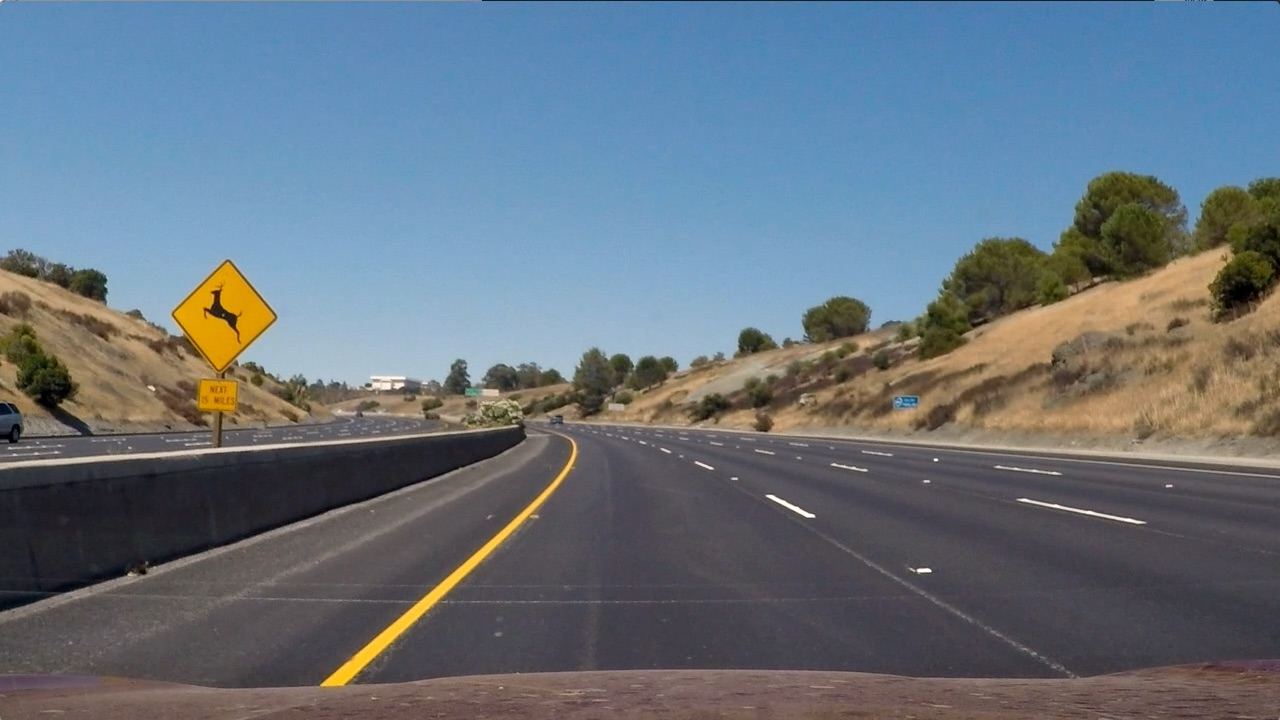
#> input picture lesson6/test2.jpg, 1280 x 720 px
$ python combine.py   (older library calls are emulated)
#> lines starting #> are read from the running program, lines starting #| are printed output that depends on the picture; after the words box and inside, x2 and y2 are one past the last pixel; in counts of white or black regions, pixels touching at a corner belong together
import numpy as np
import cv2
import matplotlib.pyplot as plt
import matplotlib.image as mpimg

# Read in an image
#image = mpimg.imread('signs_vehicles_xygrad.png')
image = mpimg.imread('test2.jpg')
#> image is the input picture: shape (720, 1280, 3); mean R, G, B 102.8, 114.6, 125.5

def abs_sobel_thresh(img, orient='x', sobel_kernel=3, thresh=(0, 255)):
    # Calculate directional gradient
    gray = cv2.cvtColor(img, cv2.COLOR_RGB2GRAY)
    # Apply threshold
    if orient == 'x':
        abs_sobel = np.absolute(cv2.Sobel(gray, cv2.CV_64F, 1, 0, ksize=sobel_kernel))
    if orient == 'y':
        abs_sobel = np.absolute(cv2.Sobel(gray, cv2.CV_64F, 0, 1, ksize=sobel_kernel))
    # Rescale back to 8 bit integer
    scaled_sobel = np.uint8(255*abs_sobel/np.max(abs_sobel))

    binary_output = np.zeros_like(scaled_sobel)
    binary_output[(scaled_sobel >= thresh[0]) & (scaled_sobel <= thresh[1])] = 1

    return binary_output

def mag_thresh(image, sobel_kernel=3, mag_thresh=(0, 255)):
    # Calculate gradient magnitude
    # Apply threshold
    gray = cv2.cvtColor(image, cv2.COLOR_RGB2GRAY)
    # Take both Sobel x and y gradients
    sobelx = cv2.Sobel(gray, cv2.CV_64F, 1, 0, ksize=sobel_kernel)
    sobely = cv2.Sobel(gray, cv2.CV_64F, 0, 1, ksize=sobel_kernel)
    # Calculate the gradient magnitude
    gradmag = np.sqrt(sobelx**2 + sobely**2)
    # Rescale to 8 bit
    scale_factor = np.max(gradmag)/255
    gradmag = (gradmag/scale_factor).astype(np.uint8)
    # Create a binary image of ones where threshold is met, zeros otherwise
    binary_output = np.zeros_like(gradmag)
    binary_output[(gradmag >= mag_thresh[0]) & (gradmag <= mag_thresh[1])] = 1

    return binary_output

def dir_threshold(image, sobel_kernel=3, thresh=(0, np.pi/2)):
    # Calculate gradient direction
    # Apply threshold
    # 1) Convert to grayscale
    gray = cv2.cvtColor(image, cv2.COLOR_RGB2GRAY)
    # 2) Take the gradient in x and y separately
    sobelx = cv2.Sobel(gray, cv2.CV_64F, 1, 0, ksize=sobel_kernel)
    sobely = cv2.Sobel(gray, cv2.CV_64F, 0, 1, ksize=sobel_kernel)
    # 3) Take the absolute value of the x and y gradients
    abs_sobelx = np.absolute(sobelx)
    abs_sobely = np.absolute(sobely)
    # 4) Use np.arctan2(abs_sobely, abs_sobelx) to calculate the direction of the gradient
    grad_direction = np.arctan2(abs_sobely, abs_sobelx)
    # 5) Create a binary mask where direction thresholds are met
    binary_output = np.zeros_like(abs_sobelx)
    binary_output[(grad_direction >= thresh[0]) & (grad_direction <= thresh[1])] = 1
    # 6) Return this mask as your binary_output image
    return binary_output


# Choose a Sobel kernel size
ksize = 3 # Choose a larger odd number to smooth gradient measurements

# Apply each of the thresholding functions
gradx = abs_sobel_thresh(image, orient='x', sobel_kernel=ksize, thresh=(20, 100))
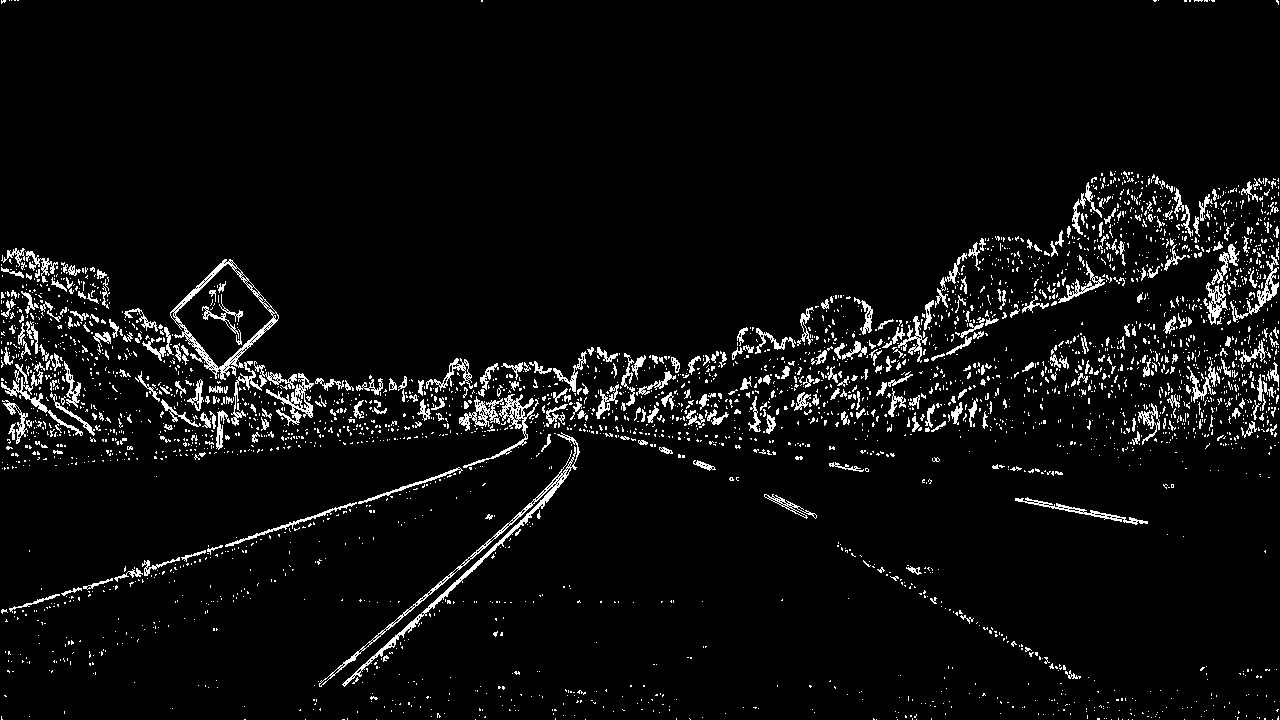
#> gradx: shape (720, 1280); values 0 (black) and 1 (white), 5% white in thin lines or dots
grady = abs_sobel_thresh(image, orient='y', sobel_kernel=ksize, thresh=(20, 100))
#> grady: shape (720, 1280); values 0 (black) and 1 (white), 7.4% white in thin lines or dots
mag_binary = mag_thresh(image, sobel_kernel=ksize, mag_thresh=(30, 100))
#> in mag_thresh, `sobely = cv2.Sobel(gray, cv2.CV_64F, 0, 1, ksize=sobel_kernel)`:
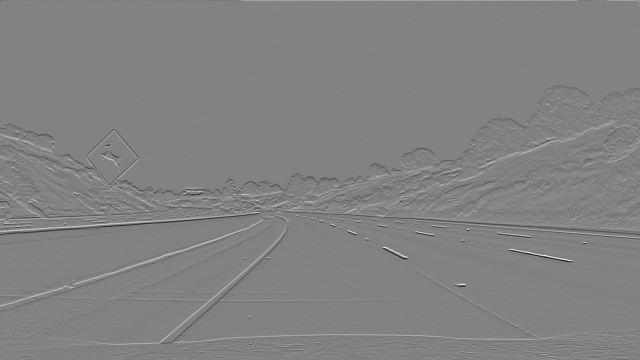
#> sobely: shape (720, 1280) float64 (shown at 1/2 size); min -767, max 735, mean -0.1; drawn with min black and max white
#> in mag_thresh, `scale_factor = np.max(gradmag)/255`: scale_factor = 3.01
#> mag_binary: shape (720, 1280); values 0 (black) and 1 (white), 5.7% white in thin lines or dots
dir_binary = dir_threshold(image, sobel_kernel=15, thresh=(0.7, 1.3))
#> in dir_threshold, `grad_direction = np.arctan2(abs_sobely, abs_sobelx)`:
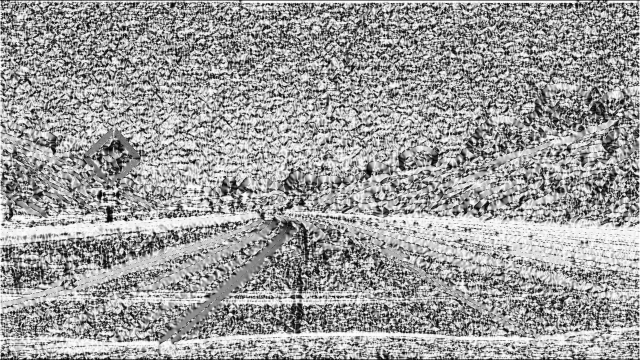
#> grad_direction: shape (720, 1280) float64 (shown at 1/2 size); min 0, max 1.57, mean 0.969; drawn with min black and max white
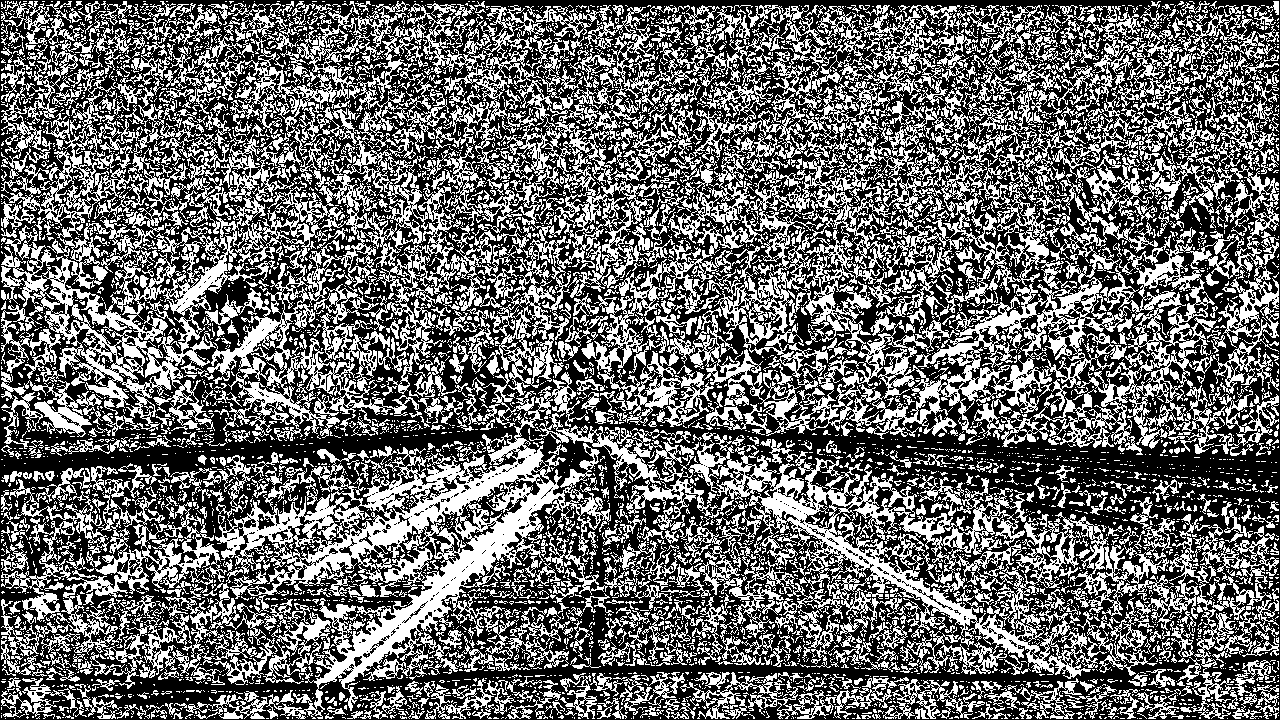
#> dir_binary: shape (720, 1280) float64; values 0 (black) and 1 (white), 41.4% white; 6777 white regions (5715 under 20 px), largest, box (x1, y1, x2, y2) and area: (594, 5, 1217, 455) 59735, (1, 69, 522, 441) 48971, (215, 372, 611, 719) 31469

combined = np.zeros_like(dir_binary)
combined[((gradx == 1) & (grady == 1)) | ((mag_binary == 1) & (dir_binary == 1))] = 1

#plot
f, (ax1, ax2) = plt.subplots(1, 2, figsize=(24, 9))
f.tight_layout()
ax1.imshow(image)
ax1.set_title('Original Image', fontsize=50)
#ax2.imshow(combined, cmap='gray')
ax2.imshow(combined, cmap='gray')
ax2.set_title('Thresholded Grad. Dir.', fontsize=50)
plt.subplots_adjust(left=0., right=1, top=0.9, bottom=0.)
plt.show()
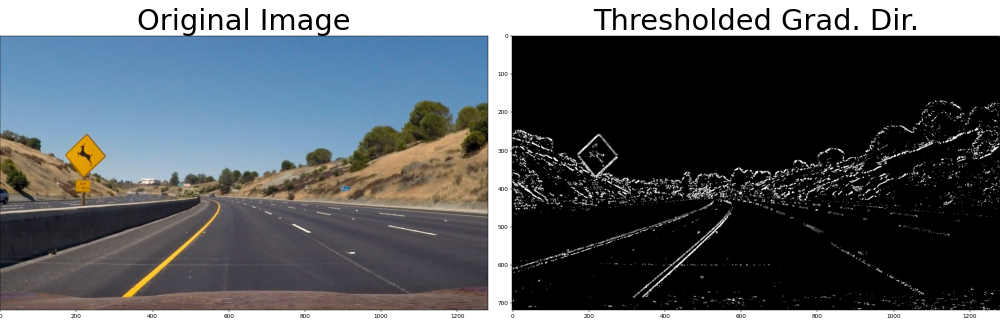
#> figure drawn by matplotlib, 2 panels

$ run again, with lesson6/signs_vehicles_xygrad.png saved as lesson6/test2.jpg
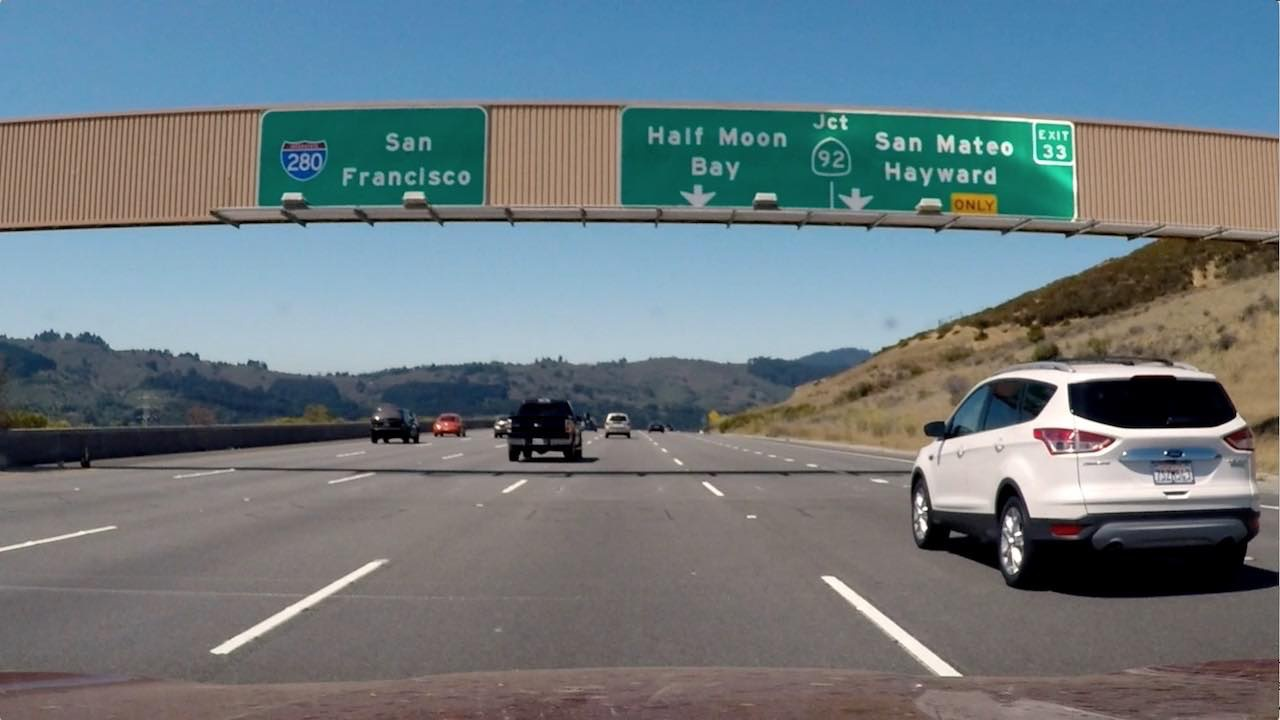
#> input picture lesson6/signs_vehicles_xygrad.png, 1280 x 720 px
#> image is the input picture: shape (720, 1280, 3); mean R, G, B 109.2, 121.6, 127.4
#> `gradx = abs_sobel_thresh(image, orient='x', sobel_kernel=ksize, thresh..`:
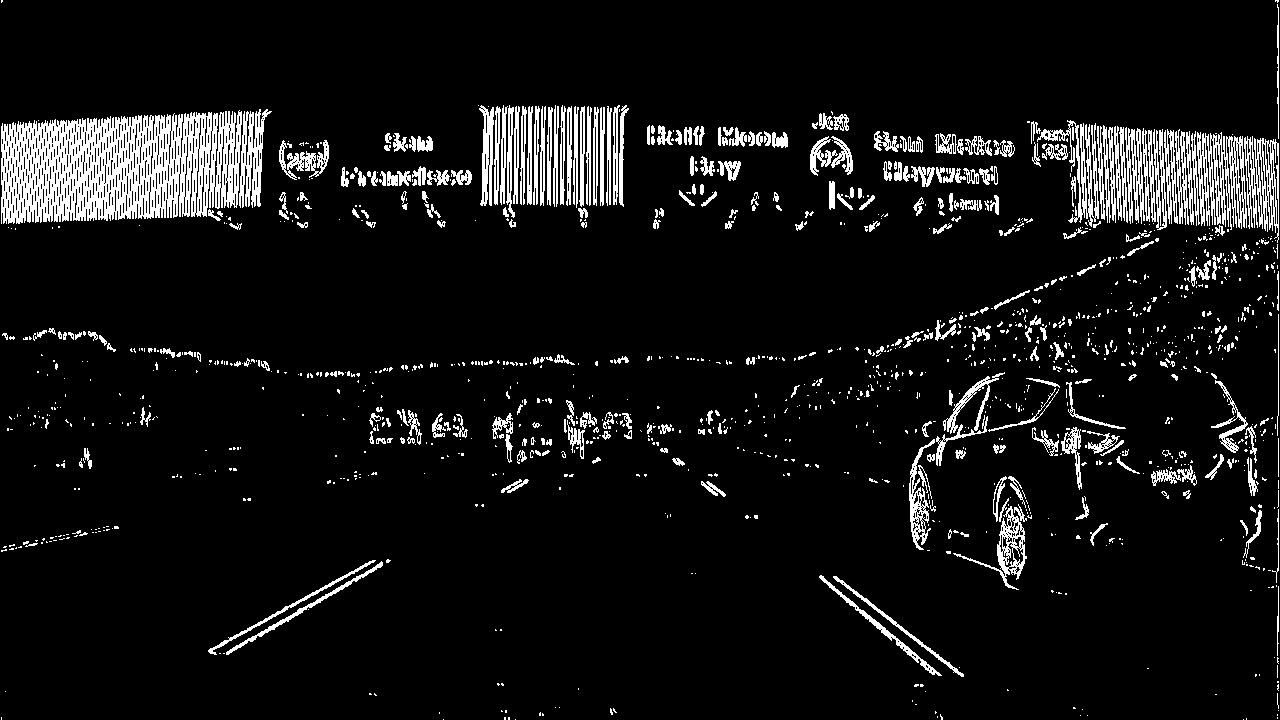
#> gradx: shape (720, 1280); values 0 (black) and 1 (white), 7.9% white; 1390 white regions (1054 under 20 px), largest, box (x1, y1, x2, y2) and area: (1, 110, 242, 224) 18699, (1197, 132, 1247, 230) 2652, (1244, 136, 1279, 243) 1818
#> grady: shape (720, 1280); values 0 (black) and 1 (white), 8.1% white; 1377 white regions (1040 under 20 px), largest, box (x1, y1, x2, y2) and area: (0, 103, 1280, 145) 6516, (0, 460, 930, 494) 6183, (811, 194, 1280, 247) 4638
#> scale_factor = 3.62
#> mag_binary: shape (720, 1280); values 0 (black) and 1 (white), 9.8% white in thin lines or dots
#> dir_binary: shape (720, 1280) float64; values 0 (black) and 1 (white), 33.7% white in thin lines or dots
#> `plt.show()`:
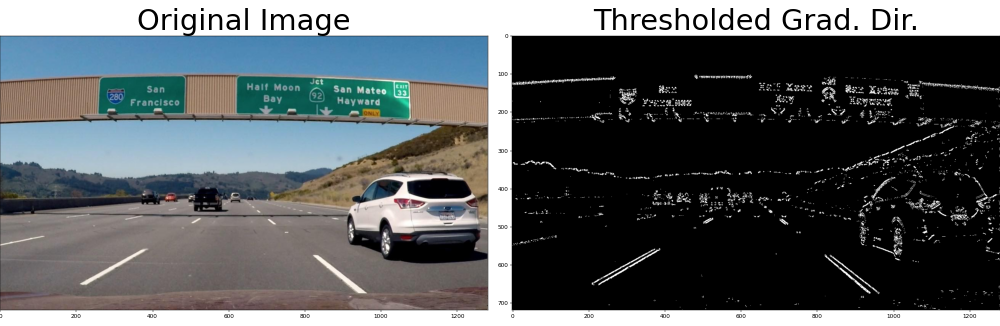
#> figure drawn by matplotlib, 2 panels

$ run again, with lesson6/test1.jpg copied over lesson6/test2.jpg
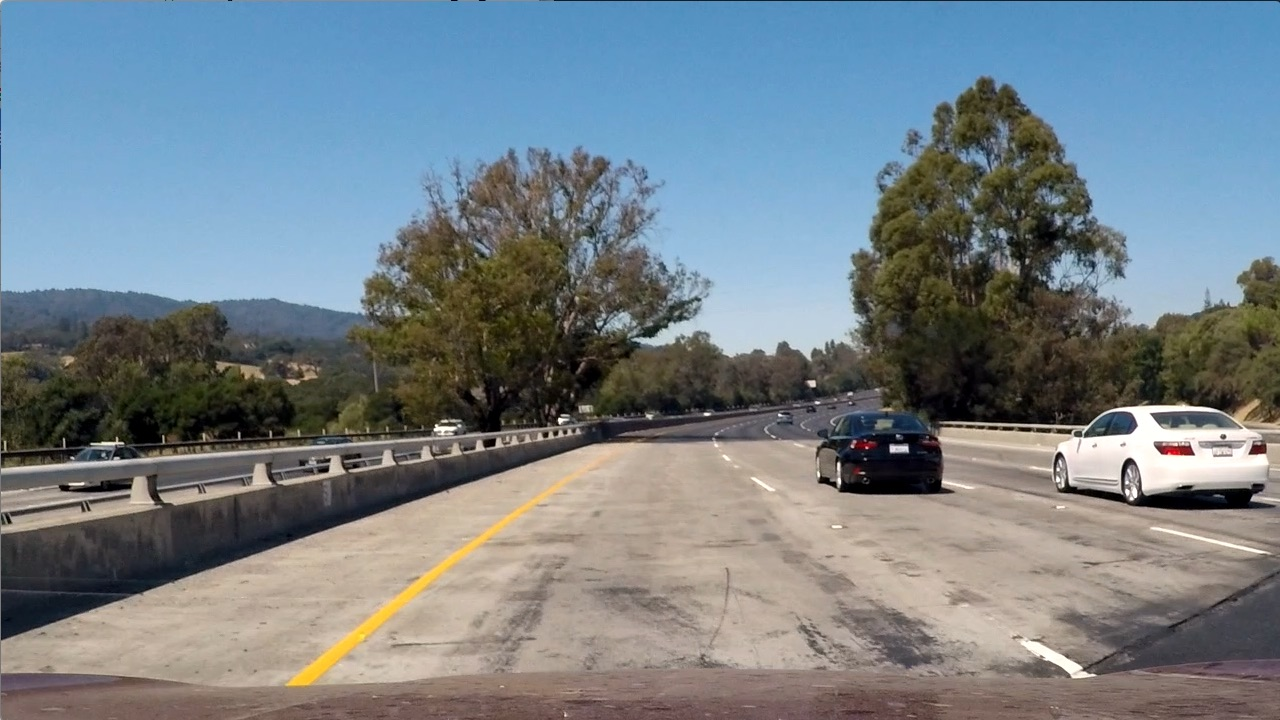
#> input picture lesson6/test1.jpg, 1280 x 720 px
#> image is the input picture: shape (720, 1280, 3); mean R, G, B 117.5, 128.7, 135.5
#> `gradx = abs_sobel_thresh(image, orient='x', sobel_kernel=ksize, thresh..`:
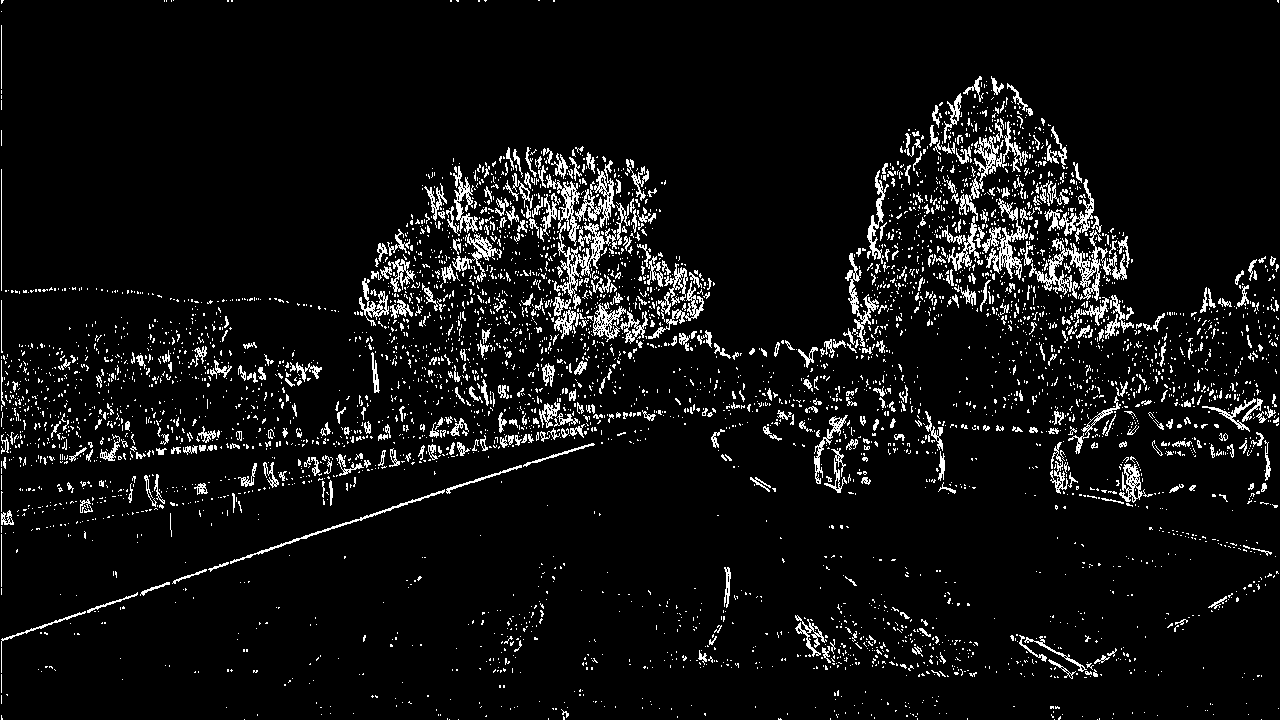
#> gradx: shape (720, 1280); values 0 (black) and 1 (white), 6.6% white in thin lines or dots
#> grady: shape (720, 1280); values 0 (black) and 1 (white), 9.4% white in thin lines or dots
#> scale_factor = 3.69
#> mag_binary: shape (720, 1280); values 0 (black) and 1 (white), 7.9% white in thin lines or dots
#> dir_binary: shape (720, 1280) float64; values 0 (black) and 1 (white), 39.5% white in thin lines or dots
#> `plt.show()`:
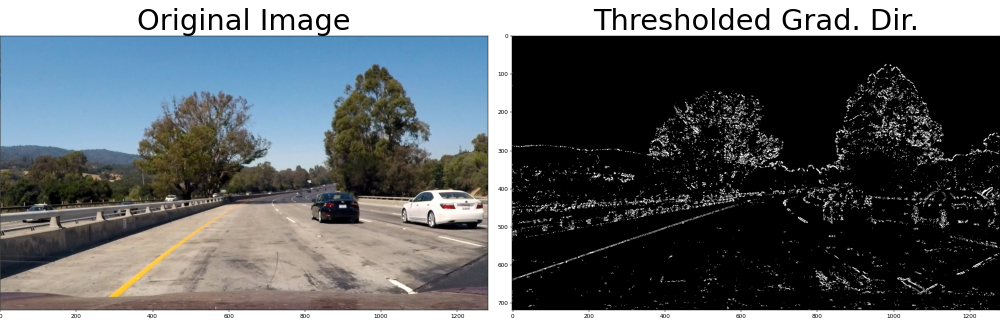
#> figure drawn by matplotlib, 2 panels
